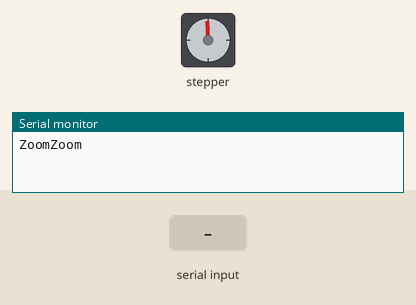
Simulated run of this sketch. Board: Arduino Uno, built with avr-gcc and run on an emulated ATmega328P. Shown: stepper motor, the last lines printed to the serial monitor. The test bench sets the inputs (shaded band). Stepper angles assume 256 steps per turn.

Above: at 0.15 s.
At 1.2 s:
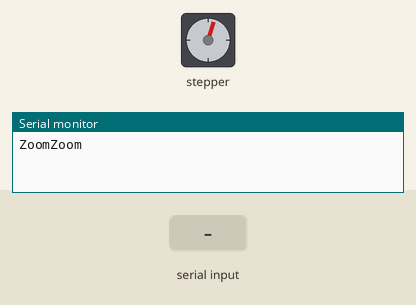
1.3 s: "90,45\n" received over Serial
At 1.65 s:
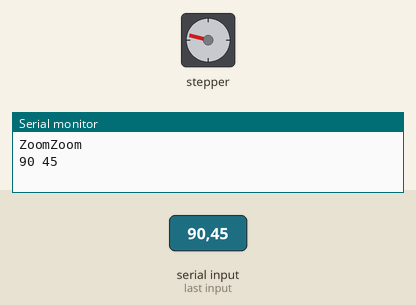
Timing chart, 0 to 13.3 s (numbered marks = the images above; inputs shaded):
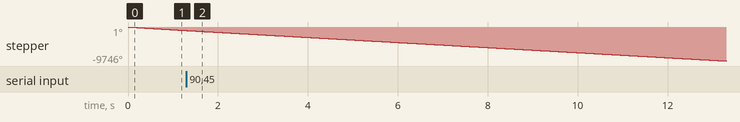

The sketch:

BluetoothCar.ino
```cpp
#include "Stepper_8.h"
#define X_AXIS (A1) //X value = A1
#define Y_AXIS (A2) //Y value = A2
//note: for our joystick(2 potentiometers), baseline values are y=500 and x=497.

const int STEPS_PER_REVOLUTION = 256; //change this to the number of steps on your stepper motor
const int SEQUENCING = 8; //can be 8 or 4, changes the way the motors respond, 8 is more fluid i think.
float motorSpeed;
float Q; //mapped fraction multiplied by left motor steps (used to turn left)
float P; //mapped fraction multiplied by right motor steps (used to turn right)
int counter = 0;
//initialize the stepper library on pins 4-7, 8-11:
//basically, these are the arduino pins you plug your motor into.
//changing their order changes which direction the motors try to go given a particular joystick position
Stepper_8 myStepperR(STEPS_PER_REVOLUTION, SEQUENCING, 4, 5, 6, 7);
Stepper_8 myStepperL(STEPS_PER_REVOLUTION, SEQUENCING, 8, 9, 10, 11);
char pbuffer [100];
int read1, read2;
int bI = 0; //buffer index
void setup() {
  Serial.begin(9600); //make sure your bluetooth devices are both using the correct maud rate
  Serial.println("ZoomZoom"); //tells troubleshooter there's a good connection
}

void loop() {
  //my thanks to Chandler Griscom and Evan Boone for this if-statement
  //this block of code is long and weird because the bluetooth devices prefer to only send one piece of data
  //this block allows two pieces of data to be parsed out of the one
  if (Serial.available() > 0) {
    do {
      while (Serial.available() == 0) continue; //maybe gets rid of bugs
      pbuffer[bI] = Serial.read(); //gets one byte from serial buffer
      if (pbuffer[bI] == 255) continue; //fixes another bug which prevents troubleshooting and data collection
      bI++;
    }//reads seven charactesr and assigns them to pbuffer
    while (pbuffer[bI - 1] != '\n'); //indexed at bI-1

    sscanf(pbuffer, "%d,%d", &read1, &read2); //
    bI = 0; //prevents overflow of characters
    Serial.print(read1);
    Serial.print(" ");
    Serial.print(read2);
    Serial.print('\n');
    //this prints the data for data collection/troubleshooting
    //it can be removed for faster runtime
  }
  //map values to a different range:
  Q = map(read1, 498, 1023, 1, 0); //mapped fraction multiplied by left steps
  P = map(read1, 0, 497, 0, 1); //mapped fraction multiplied by right steps

  if (read2 > 499) {
    motorSpeed = map(read2, 500, 1023, 0, 200);
  }
  else {
    motorSpeed = map(read2, 499, 0, 0, 200);
  }
  //these look opposite of what they should be, so maybe that's why we had to write in a negative later
  myStepperR.setSpeed(motorSpeed);//Left motor
  myStepperL.setSpeed(motorSpeed);//Right motor

  if (motorSpeed > 0) {
    if (read2 < 500) {
      myStepperR.step(-1 * Q); //hacked to reverse as noted above
      myStepperL.step(1 * P);
    }
    else {
      myStepperR.step(1 * Q);
      myStepperL.step(-1 * P); //same as above
    }
  }
  //step one revolution (times the fraction) in one direction, negative means the opposite direction
  //motors only step if the speed is not zero

}
```
